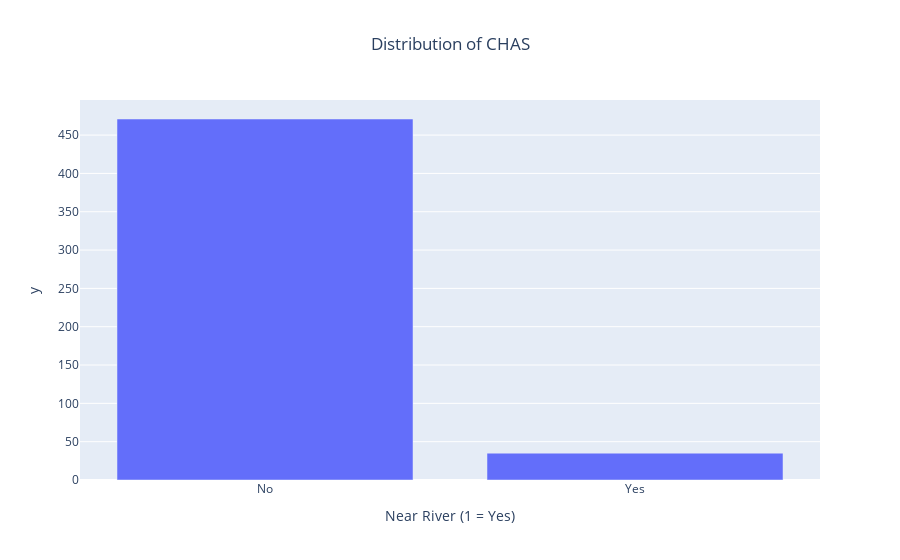

Notebook cell for this chart:
### Markdown cell above
#### Next to the River? ⛵️

**Challenge**

Create a bar chart with plotly for CHAS to show many more homes are away from the river versus next to it. The bar chart should look something like this:

<img src=https://i.imgur.com/AHwoQ6l.png height=350>

You can make your life easier by providing a list of values for the x-axis (e.g., `x=['No', 'Yes']`)

### Code cell
# Create a simple DataFrame first
chas_counts = data["CHAS"].value_counts()
# chas_counts.columns = ["CHAS", "Count"]

# Now plot
bar = px.bar(
    chas_counts,
    x=chas_counts.index,
    y=chas_counts.values,
    title="Distribution of CHAS",
    labels={"CHAS": "Near River (1 = Yes)", "Count": "Number of Homes"}
)

# Fix the x-axis ticks
bar.update_layout(
    title_x=0.5,
    xaxis=dict(
        tickmode="array",
        tickvals=[0, 1],
        ticktext=["No", "Yes"]
    )
)

bar.show()

### Figure 1 — Plotly figure (JSON) as saved in the notebook; plotly's stock layout.template omitted (floating-point values rounded to 4 significant figures)
{"data": [{"hovertemplate": "Near River (1 = Yes)=%{x}<br>y=%{y}<extra></extra>", "legendgroup": "", "marker": {"color": "#636efa", "pattern": {"shape": ""}}, "name": "", "orientation": "v", "showlegend": false, "textposition": "auto", "type": "bar", "x": [0.0, 1.0], "xaxis": "x", "y": [471, 35], "yaxis": "y"}], "layout": {"barmode": "relative", "legend": {"tracegroupgap": 0}, "title": {"text": "Distribution of CHAS", "x": 0.5}, "xaxis": {"anchor": "y", "domain": [0, 1], "tickmode": "array", "ticktext": ["No", "Yes"], "tickvals": [0, 1], "title": {"text": "Near River (1 = Yes)"}}, "yaxis": {"anchor": "x", "domain": [0, 1], "title": {"text": "y"}}}}
